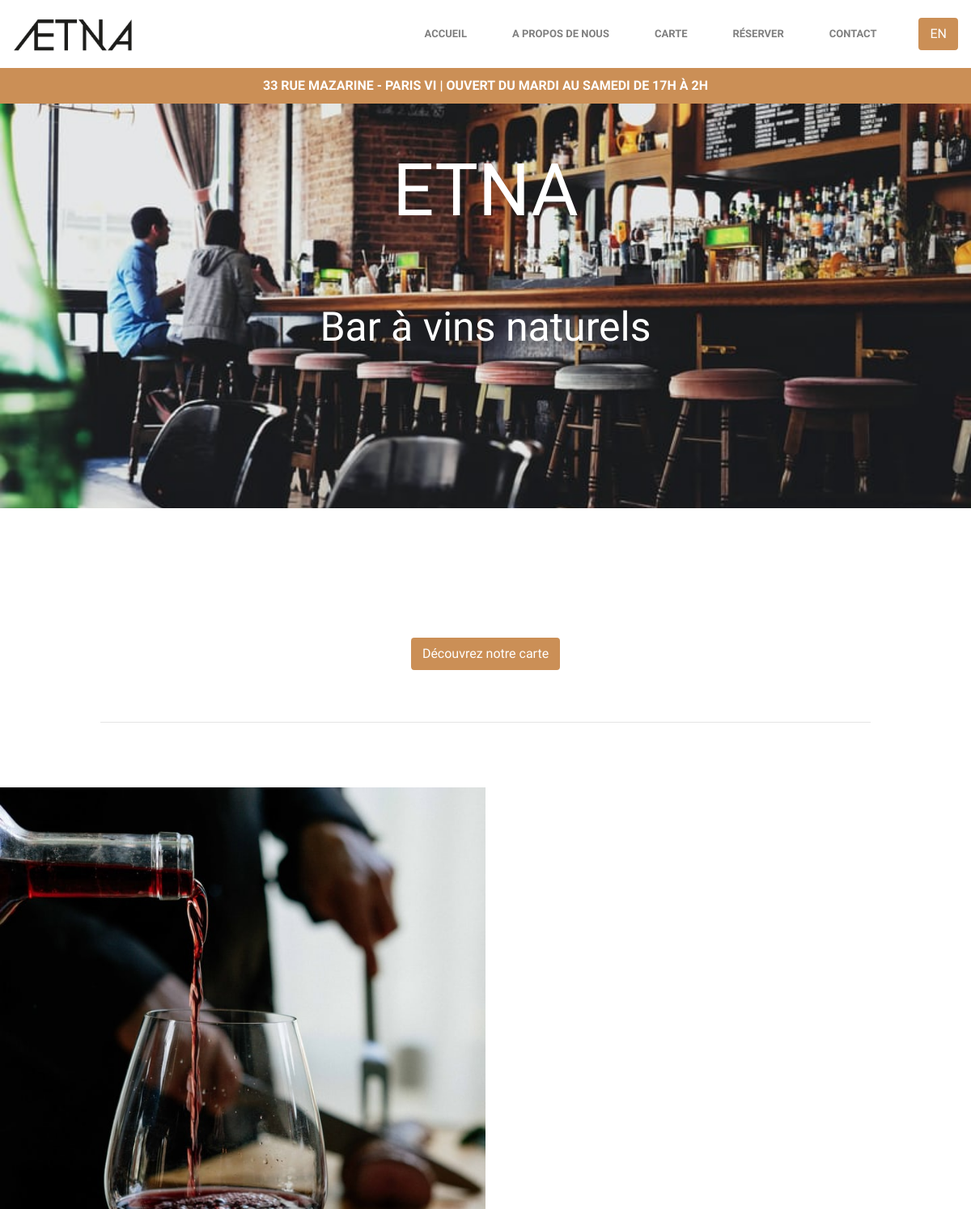
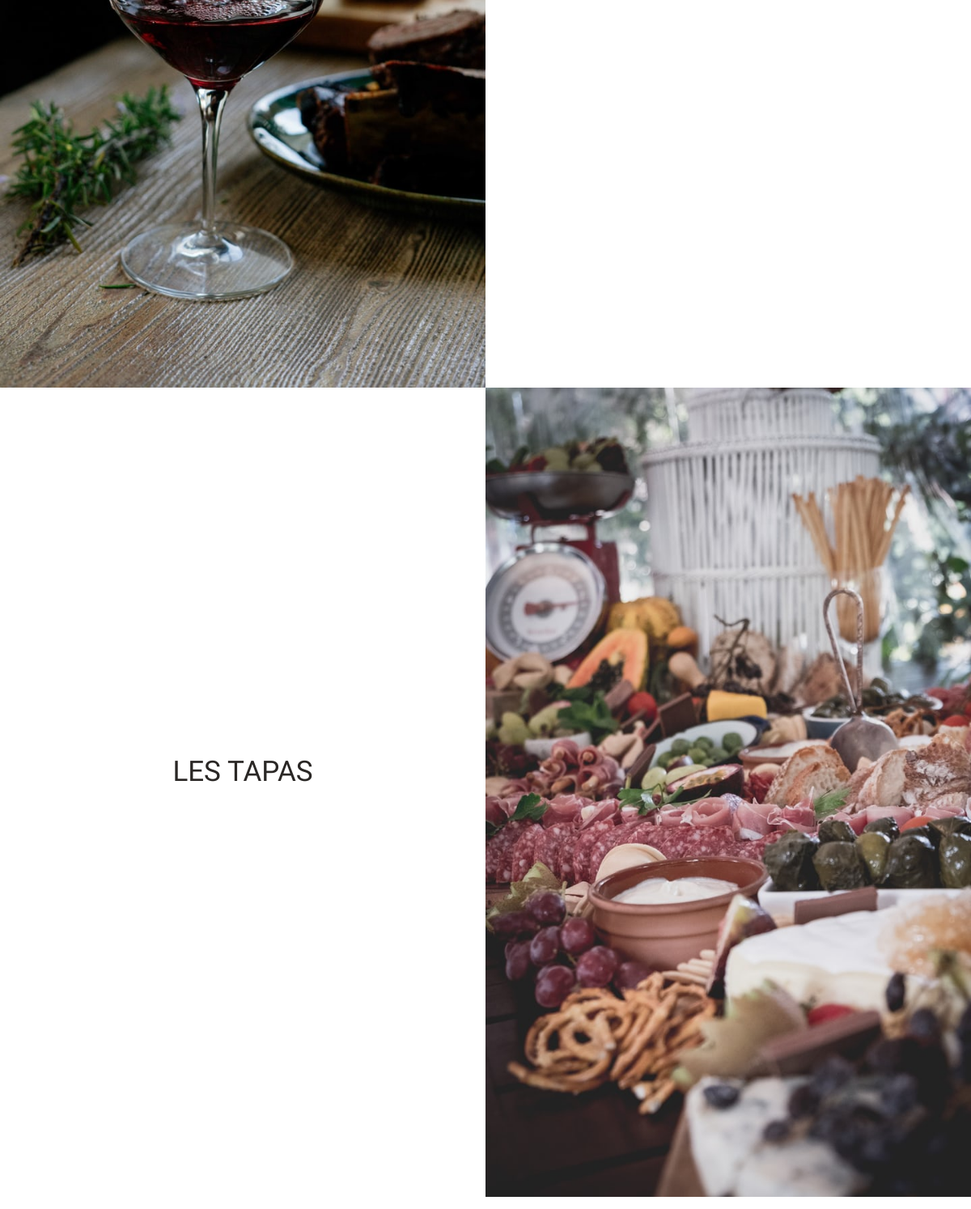
/ (upper part), run on an earlier commit of the app's database (2 pictures, top to bottom).
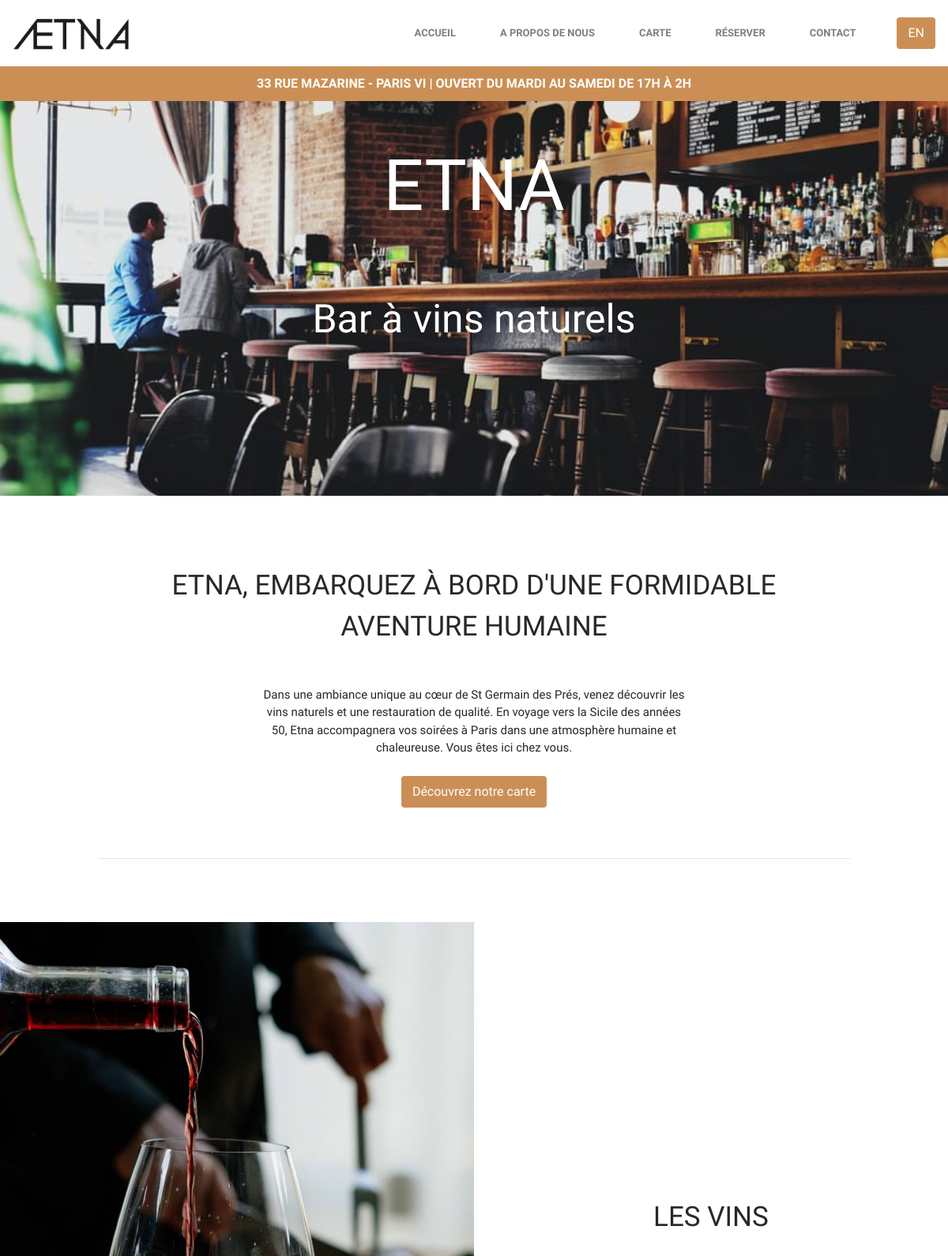
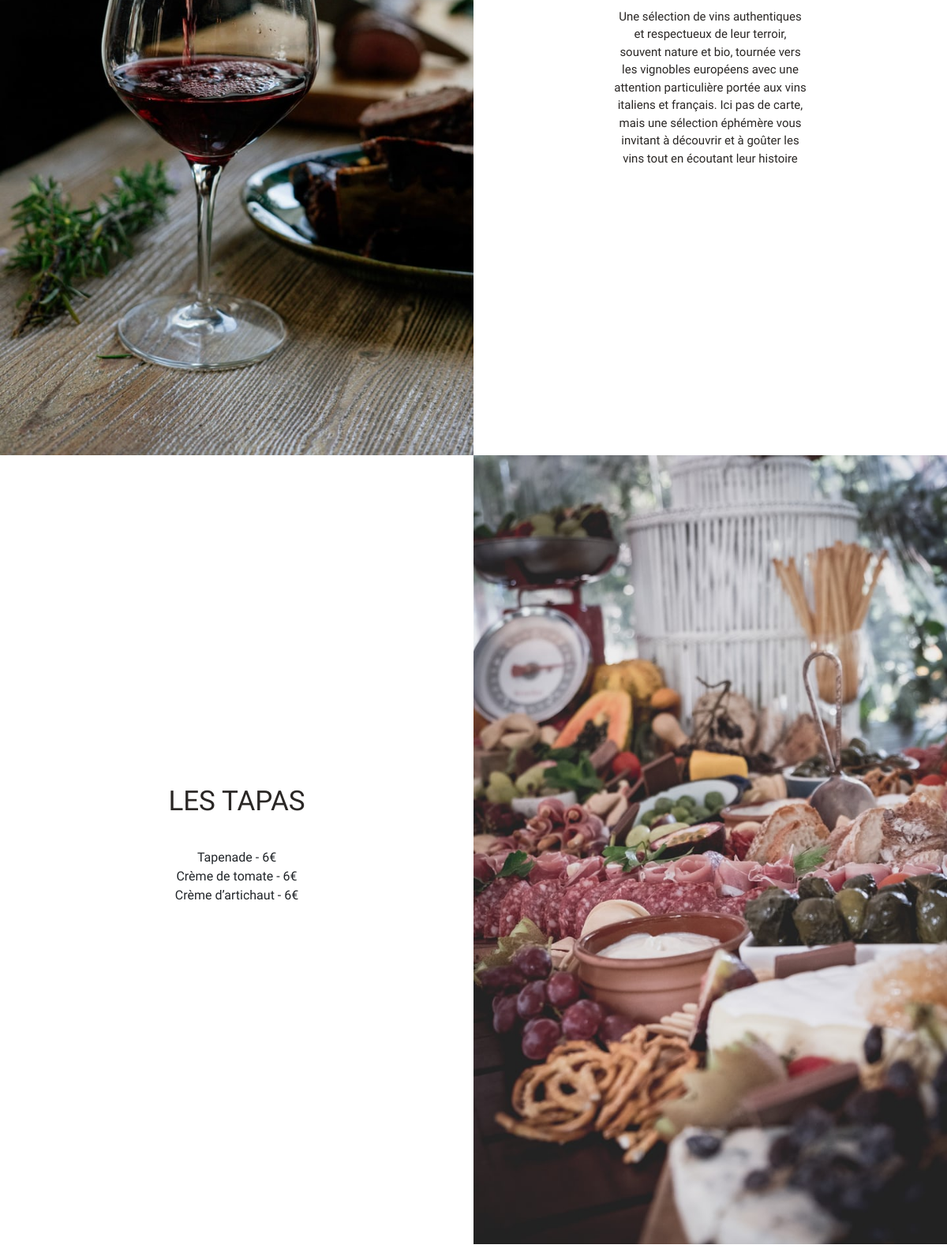
And on a later commit of the database (2 pictures, top to bottom).
### etna/core/models.py (models this page shows, shortened)
class TexteDePresentation(models.Model):
    type_de_texte = models.CharField(max_length=100, choices=DESCRIPTION_TYPES)
    titre = models.CharField(max_length=100)
    description = models.TextField(max_length=500)
    langue = models.CharField(max_length=100, choices=LANGUAGES, default='FR')

class Tapas(models.Model):
    nom = models.CharField(max_length=100, unique=True)
    prix = models.FloatField(
        validators=[MinValueValidator(0), MaxValueValidator(1000)])
    ordre = models.IntegerField(validators=[
                                MinValueValidator(0), MaxValueValidator(100)], default=1)
    commentaires = models.TextField(max_length=100, null=True, blank=True)
    langue = models.CharField(max_length=100, choices=LANGUAGES, default='FR')

### etna/core/views.py (the view)
# urls.py: path('', views.index, name='index'),
def index(request, language=''):
    template = loader.get_template('index.html')
    if not language:
      language='FR'
    try:
      restaurant_presentation = TexteDePresentation.objects.get(
          type_de_texte='RESTAURANT', langue=language)
    except TexteDePresentation.DoesNotExist:
      restaurant_presentation = None
    try:
      wine_presentation = TexteDePresentation.objects.get(type_de_texte='WINE', langue=language)
    except TexteDePresentation.DoesNotExist:
      wine_presentation = None
    try:
      tapas_courses = list(Tapas.objects.all())
      tapas_courses = list(filter(lambda tapas: tapas.langue == language, tapas_courses))
      tapas_courses.sort(key=lambda tapas: tapas.ordre)
    except Tapas.DoesNotExist:
      tapas_courses = None
    if language == 'EN':
      language = 'FR'
    else:
      language = 'EN'
    context = {
      'enabled': True,
      'methodology': True,
      'restaurant_presentation': restaurant_presentation,
      'wine_presentation': wine_presentation,
      'tapas_courses': tapas_courses,
      'language': language,
    }
    return HttpResponse(template.render(context, request))

### etna/core/templates/index.html (shortened to what this page needs)
<!DOCTYPE HTML>
<html lang="fr">
<head>
  {% load static %}
  <link rel="stylesheet" type="text/css" href="{% static 'style/bootstrap/css/bootstrap.min.css' %}">
  <link rel="stylesheet" type="text/css" href="{% static 'style/main.css' %}">
  <link rel="stylesheet" type="text/css" href="{% static 'fontawesome/fontawesome.min.css' %}">
  <link rel="stylesheet" type="text/css" href="{% static 'fontawesome/all.css' %}">
  <link href='https://api.tiles.mapbox.com/mapbox-gl-js/v1.11.0/mapbox-gl.css' rel='stylesheet' />
</head>
<body style="overflow-x: hidden; overflow-y: auto">
  {% include 'header.html' %}
  {% include 'main-picture.html' %}
  {% include 'presentation.html' %}
  {% include 'menu.html' %}
</body>
</html>

### etna/core/templates/header.html (shortened to what this page needs)
{% load static %}
<div class="sticky-top header">
  <nav class="navbar navbar-expand-lg navbar-light">
    <a class="navbar-brand" href="#home">
      <img src="{% static 'pictures/logo-etna.png' %}" width="150" height="auto" class="d-inline-block align-content-center" alt="">
    </a>
    <div class="collapse navbar-collapse" id="navbarCollapse">
      <ul class="navbar-nav ml-auto nav-fill p-4">
        <li class="nav-item d-flex flex-column justify-content-center">
          <a class="nav-link" href="#home">{% if language == 'EN'%}Accueil{% else%}Home{% endif %}</a>
        </li>
        <li class="nav-item d-flex flex-column justify-content-center">
          <a class="nav-link" href="#presentation">{% if language == 'EN'%}A propos de nous{% else%}About us{% endif %}</a>
        </li>
        <li class="nav-item d-flex flex-column justify-content-center">
          <a class="nav-link" href="#menu">{% if language == 'EN'%}Carte{% else%}Menu{% endif %}</a>
        </li>
        <li class="nav-item d-flex flex-column justify-content-center">
          <a class="nav-link" href="https://ib.guestonline.fr/instabook/bookings/LsYJ1Gg" target="_blank">{% if language == 'EN'%}Réserver{% else%}Book a table{% endif %}</a>
        </li>
        <li class="nav-item d-flex flex-column justify-content-center">
          <a class="nav-link" href="#plan">Contact</a>
        </li>
      </ul>
      <button class="btn btn-menu">
        <a style="color: inherit !important;" href="{% url 'index' language=language %}">{{ language }}</a>
      </button>
    </div>
  </nav>
  <div class="row">
    <div class="col-12">
      <div class="address">
        33 rue Mazarine - Paris VI | {% if language == 'EN'%}Ouvert du mardi au samedi de 17h à 2h{% else%}Open Tuesday to Saturday from 5pm to 2am{% endif %}
      </div>
    </div>
  </div>
</div>

### etna/core/templates/main-picture.html
{% load static %}
<div class="container-fluid bg-white py-3 mb-5 ls-1 main-picture">
  <div class="row no-gutters justify-content-center">
    <div class="col-12 col-lg-10 p-4 text-center">
      <p class="title">
        Etna
      </p>
    </div>
  </div>
  <div class="row no-gutters justify-content-center">
    <div class="col-12 col-lg-10 p-4 text-center">
      <p class="subtitle">
        Bar à vins naturels
      </p>
    </div>
  </div>
</div>

### etna/core/templates/presentation.html (shortened to what this page needs)
{% load static %}
<div class="container-fluid bg-white py-3 mb-2 ls-1">
  <div class="row no-gutters justify-content-center">
    <div class="col-12 col-lg-10 p-4 text-center">
      <div class="paragraph-title">
          {{ restaurant_presentation.titre }}
      </div>
    </div>
  </div>
  <div class="row no-gutters justify-content-center">
    <div class="col-6 col-lg-6 p-4 text-center">
      <div class="paragraph-text">
        {{ restaurant_presentation.description }}
      </div>
    </div>
  </div>
  <div class="row no-gutters justify-content-center">
    <div class="col-12 col-lg-12 text-center">
      <button class="btn btn-menu"><a id="btn-menu" href="#menu">
        {% if language == 'EN'%}Découvrez notre carte{% else%}Discover our menu{% endif %}
      </a></button>
    </div>
  </div>
</div>
<div class="row no-gutters justify-content-center">
  <div class="col-12 col-lg-10 p-4 text-center">
    <hr>
  </div>
</div>

### etna/core/templates/menu.html (shortened to what this page needs)
{% load static %}
<div class="container-fluid bg-white py-3 mb-2 px-0 ls-1">
<div class="row no-gutters pt-4 justify-content-center">
    <div class="col-lg-6 p-2 text-center wine-image"></div>
    <div class="col-lg-6 col-xs-12 p-2 text-center my-auto">
      <div class="row no-gutters justify-content-center">
        <div class="col-12 col-lg-10 p-2 text-center">
          <div class="paragraph-title">{{ wine_presentation.titre }}</div>
        </div>
      </div>
      <div class="row no-gutters justify-content-center">
        <div class="col-6 col-lg-6 p-4 text-center">
          <div class="paragraph-text">
            {{ wine_presentation.description }}
          </div>
        </div>
      </div>
    </div>
  </div>
  <div class="row no-gutters pb-4 justify-content-center">
    <div class="col-lg-6 col-xs-12 p-2 text-center my-auto">
      <div class="row no-gutters justify-content-center">
        <div class="col-12 col-lg-10 p-2 text-center">
          <p class="paragraph-title">{% if language == 'EN'%}Les {% endif %}Tapas</p>
        </div>
      </div>
      <div class="row no-gutters justify-content-center">
        <div class="col-12 col-lg-10 p-2 text-center">
          <ul class="tapas-list">
            {% for tapas in tapas_courses %}
              <li class="text-center tapas-item">{{ tapas.nom }} - {{ tapas.prix|floatformat }}€{% if tapas.commentaires %} - {{ tapas.commentaires }}{% endif %}</li>
            {% endfor %}
          </ul>
        </div>
      </div>
    </div>
    <div class="col-lg-6 p-2 text-center tapas-image"></div>
  </div>
</div>

### etna/core/templates/plan.html (shortened to what this page needs)
{% load static %}

### etna/core/templates/footer.html (shortened to what this page needs)
{% load static %}

### etna/core/static/style/main.css (style rules this page uses)
* { font-family: 'Dosis', sans-serif; }
.header { background-color: white; }
nav .navbar-nav .nav-link { margin-left: 20px !important; margin-right: 20px !important; padding: 0 1rem; }
.nav-item a { font-size: 13px; font-weight: bold; text-transform: uppercase; }
.address { text-align: center; padding: 10px; background-color: rgb(203 143 86); text-transform: uppercase; color: white; font-weight: bold; }
.main-picture { text-align: center; background-image: url(/static/pictures/bar-picture.jpeg); height: 500px; background-size: cover; }
.title { color: white; font-size: 90px; text-transform: uppercase; }
.subtitle { color: white; font-size: 50px; }
.paragraph-title { font-size: 35px; text-transform: uppercase; color: rgb(42, 39, 37); }
.paragraph-text { font-size: 15px; color: rgb(42, 39, 37); }
a#btn-menu { color: inherit !important; text-decoration: none !important; }
.btn-menu { background-color: rgb(203 143 86); color: white; border: 2px solid rgb(203 143 86); }
.tapas-list { list-style-type:none; padding: 0; }
.wine-image { background-image: url(/static/pictures/wine.jpeg); text-align: center; height: 1000px; background-size: cover; }
.tapas-image { background-image: url(/static/pictures/tapas.jpeg); text-align: center; height: 1000px; background-size: cover; }

What changed in the data, as far as the page shows it:
added TexteDePresentation: titre "ETNA, EMBARQUEZ À BORD D'UNE FORMIDABLE AVENTURE HUMAINE", description "Dans une ambiance unique au cœur de St Germain des Prés, venez découvrir les vins naturels et une restauration de qualité. En voyage vers la Sicile des années 50, Etna accompagnera vos soirées à Paris dans une atmosphère humaine et chaleureuse. Vous êtes ici chez vous."
added TexteDePresentation: titre "LES VINS", description "Une sélection de vins authentiques et respectueux de leur terroir, souvent nature et bio, tournée vers les vignobles européens avec une attention particulière portée aux vins italiens et français. Ici pas de carte, mais une sélection éphémère vous invitant à découvrir et à goûter les vins tout en écoutant leur histoire"
added Tapas: nom "Tapenade", prix "6"
added Tapas: nom "Crème de tomate", prix "6"
added Tapas: nom "Crème d’artichaut", prix "6"
